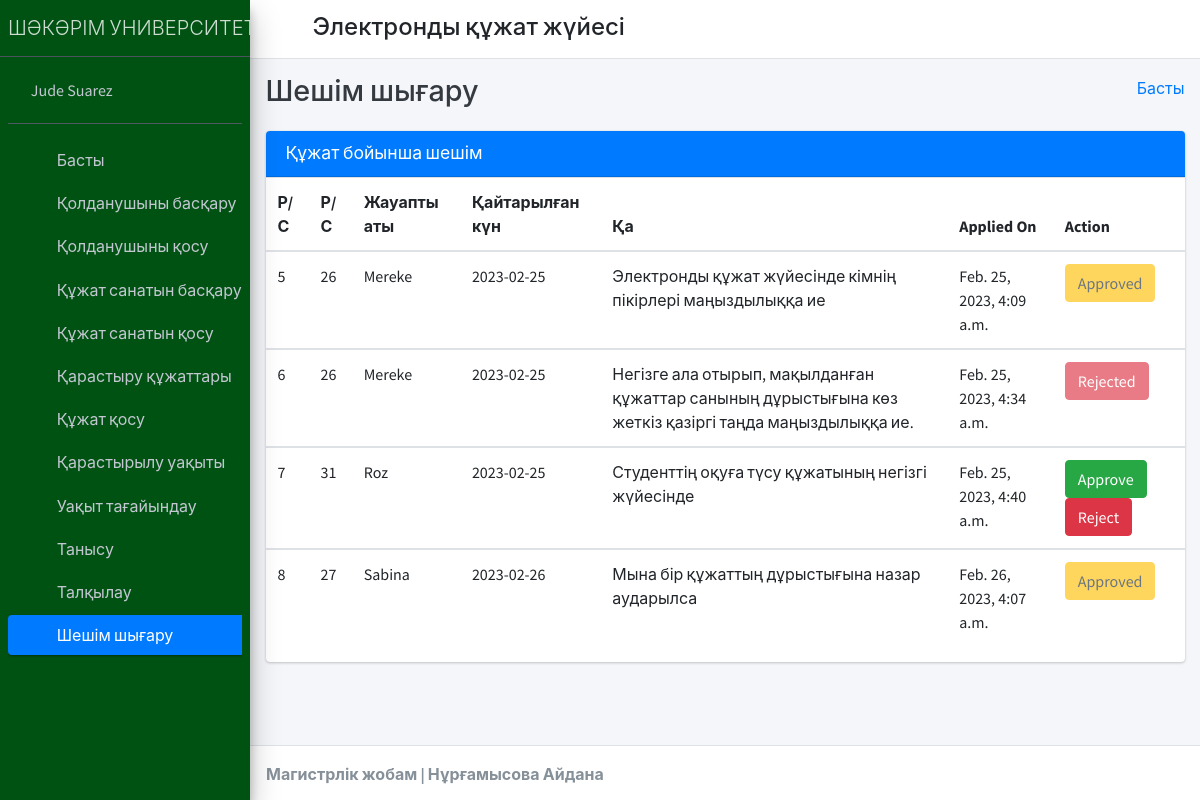
/staff_leave_view/ (signed in), run on the app's committed database.
### student_management_app/models.py (models this page shows)
class CustomUser(AbstractUser):
    user_type_data = ((1, "HOD"), (2, "Staff"), (3, "Student"))
    user_type = models.CharField(default=1, choices=user_type_data, max_length=10)

class LeaveReportStaff(models.Model):
    id = models.AutoField(primary_key=True)
    staff_id = models.ForeignKey(Staffs, on_delete=models.CASCADE)
    leave_date = models.CharField(max_length=255)
    leave_message = models.TextField()
    leave_status = models.IntegerField(default=0)
    created_at = models.DateTimeField(auto_now_add=True)
    updated_at = models.DateTimeField(auto_now=True)
    objects = models.Manager()

class Staffs(models.Model):
    id = models.AutoField(primary_key=True)
    admin = models.OneToOneField(CustomUser, on_delete = models.CASCADE)
    address = models.TextField()
    created_at = models.DateTimeField(auto_now_add=True)
    updated_at = models.DateTimeField(auto_now=True)
    objects = models.Manager()

### student_management_app/HodViews.py (the view)
# urls.py: path('staff_leave_view/', HodViews.staff_leave_view, name="staff_leave_view"),
def staff_leave_view(request):
    leaves = LeaveReportStaff.objects.all()
    context = {
        "leaves": leaves
    }
    return render(request, 'hod_template/staff_leave_view.html', context)

### student_management_app/LoginCheckMiddleWare.py (called while the page is built, shortened)
    def process_view(self, request, view_func, view_args, view_kwargs):
        modulename = view_func.__module__
        user = request.user
        if user.is_authenticated:
            if user.user_type == "1":
                if modulename == "student_management_app.HodViews":
                    pass
                elif modulename == "student_management_app.views" or modulename == "django.views.static":
                    pass
                else:
                    return redirect("admin_home")
            else:
                return redirect("login")
        else:
            if request.path == reverse("login") or request.path == reverse("doLogin"):
                pass
            else:
                return redirect("login")

### student_management_app/templates/hod_template/staff_leave_view.html (shortened to what this page needs)
{% extends 'hod_template/base_template.html' %}
{% block page_title %}
    Шешім шығару
{% endblock page_title %}
{% block main_content %}
{% load static %}
<section class="content">
        <div class="container-fluid">
            <div class="row">
                <div class="col-md-12">
                    <div class="card card-primary">
                        <div class="card-header">
                            <h3 class="card-title">Құжат бойынша шешім</h3>
                        </div>
                        <div class="table-responsive">
                            <table class="table">
                                <thead>
                                <tr>
                                    <th>Р/С</th>
                                    <th>Р/С</th>
                                    <th>Жауапты аты</th>
                                    <th>Қайтарылған күн</th>
                                    <th>Қа</th>
                                    <th>Applied On</th>
                                    <th>Action</th>
                                </tr>
                                </thead>
                                {% for leave in leaves %}
                                <tbody>
                                <tr>
                                    <td>{{ leave.id }}</td>
                                    <td>{{ leave.staff_id.admin.id }}</td>
                                    <td>{{ leave.staff_id.admin.first_name }} {{ feedback.staff_id.admin.last_name }}</td>
                                    <td>{{ leave.leave_date }}</td>
                                    <td>{{ leave.leave_message }}</td>
                                    <td>{{ leave.created_at }}</td>
                                    <td>
                                        {% if leave.leave_status == 0 %}
                                            <a href="{% url 'staff_leave_approve' leave_id=leave.id %}" class="btn btn-success">Approve</a>
                                            <a href="{% url 'staff_leave_reject' leave_id=leave.id %}" class="btn btn-danger">Reject</a>
                                        {% elif leave.leave_status == 1 %}
                                            <button class="btn btn-warning" disabled="disabled">Approved</button>
                                        {% else %}
                                            <button class="btn btn-danger" disabled="disabled">Rejected</button>
                                        {% endif %}
                                    </td>
                                </tr>
                                </tbody>
                                {% endfor %}
                            </table>
                        </div>
                    </div>
                </div>
            </div>
        </div>
      </section>
  {% endblock main_content %}

### student_management_app/templates/hod_template/sidebar_template.html
{% load static %}
<aside class="main-sidebar sidebar-dark-primary elevation-4" style="background-color:#005213;">
      <a href="{% url 'admin_home' %}" class="brand-link">
        <span class="brand-text font-weight-light">ШӘКӘРІМ УНИВЕРСИТЕТІ</span>
      </a>
      <div class="sidebar">
        <div class="user-panel mt-3 pb-3 mb-3 d-flex">
          <div class="image">
          </div>
          <div class="info">
            <a href="{% url 'admin_profile' %}" class="d-block">{{ user.first_name }} {{ user.last_name }}</a>
          </div>
        </div>
        <nav class="mt-2">
          <ul class="nav nav-pills nav-sidebar flex-column" data-widget="treeview" role="menu" data-accordion="false">
            <li class="nav-item">
              {% url 'admin_home' as admin_home %}
              <a href="{{ admin_home }}" class="nav-link {% if request.path == admin_home %} active {% endif %}">
                <i class="nav-icon fas fa-tachometer-alt"></i>
                <p>
                  Басты
                </p>
              </a>
            </li>
            <li class="nav-item">
              {% url 'manage_staff' as manage_staff %}
              {% url 'edit_staff' staff_id=id as edit_staff %}
              <a href="{{ manage_staff }}" class="nav-link {% if request.path == manage_staff %} active {% endif %} {% if request.path == edit_staff %} active {% endif %}">
                <i class="nav-icon fas fa-chalkboard-teacher"></i>
                <p>
                  Қолданушыны басқару
                </p>
              </a>
            </li>
            <li class="nav-item">
              {% url 'add_staff' as add_staff %}
              <a href="{{ add_staff }}" class="nav-link {% if request.path == add_staff %} active {% endif %}">
                <i class="nav-icon fas fa-th"></i>
                <p>
                  Қолданушыны қосу
                </p>
              </a>
            </li>
            <li class="nav-item">
              {% url 'manage_course' as manage_course %}
              {% url 'edit_course' course_id=id as edit_course %}
              <a href="{{ manage_course }}" class="nav-link {% if request.path == manage_course %} active {% endif %} {% if request.path == edit_course %} active {% endif %}">
                <i class="nav-icon fas fa-chalkboard"></i>
                <p>
                  Құжат санатын басқару
                </p>
              </a>
            </li>
            <li class="nav-item">
            {% url 'add_course' as add_course %}
              <a href="{{ add_course }}" class="nav-link {% if request.path == add_course %} active {% endif %}">
                <i class="nav-icon fas fa-th"></i>
                <p>
                  Құжат санатын қосу
                </p>
              </a>
            </li>
            <li class="nav-item">
              {% url 'manage_subject' as manage_subject %}
              {% url 'edit_subject' subject_id=id as edit_subject %}
              <a href="{{ manage_subject }}" class="nav-link {% if request.path == manage_subject %} active {% endif %} {% if request.path == edit_subject %} active {% endif %}">
                <i class="nav-icon fas fa-book"></i>
                <p>
                  Қарастыру құжаттары
                </p>
              </a>
            </li>
            <li class="nav-item">
              {% url 'add_subject' as add_subject %}
              <a href="{{ add_subject }}" class="nav-link {% if request.path == add_subject %} active {% endif %}">
                <i class="nav-icon fas fa-th"></i>
                <p>
                  Құжат қосу
                </p>
              </a>
            </li>
            <li class="nav-item">
              {% url 'manage_session' as manage_session %}
              {% url 'edit_session' session_id=id as edit_session %}
              <a href="{{ manage_session }}" class="nav-link {% if request.path == manage_session %} active {% endif %} {% if request.path == edit_session %} active {% endif %}">
                <i class="nav-icon fas fa-graduation-cap"></i>
                <p>
                  Қарастырылу уақыты
                </p>
              </a>
            </li>
            <li class="nav-item">
              {% url 'add_session' as add_session %}
              <a href="{{ add_session }}" class="nav-link {% if request.path == add_session %} active {% endif %}">
                <i class="nav-icon fas fa-th"></i>
                <p>
                  Уақыт тағайындау
                </p>
              </a>
            </li>
            <li class="nav-item">
              {% url 'admin_view_attendance' as admin_view_attendance %}
              <a href="{{ admin_view_attendance }}" class="nav-link {% if request.path == admin_view_attendance %} active {% endif %}">
                <i class="nav-icon fas fa-calendar-alt"></i>
                <p>
                  Танысу
                </p>
              </a>
            </li>
            <li class="nav-item">
              {% url 'staff_feedback_message' as staff_feedback_message %}
              <a href="{{ staff_feedback_message }}" class="nav-link {% if request.path == staff_feedback_message %} active {% endif %}">
                <i class="nav-icon fas fa-th"></i>
                <p>
                  Талқылау
                </p>
              </a>
            </li>
            <li class="nav-item">
              {% url 'staff_leave_view' as staff_leave_view %}
              <a href="{{ staff_leave_view }}" class="nav-link {% if request.path == staff_leave_view %} active {% endif %}">
                <i class="nav-icon fas fa-th"></i>
                <p>
                  Шешім шығару
                </p>
              </a>
            </li>
          </ul>
        </nav>
      </div>
    </aside>

### data on the page
CustomUser: first_name "Jude", last_name "Suarez"
LeaveReportStaff: id "5", staff_id.admin.id "26", staff_id.admin.first_name "Mereke", leave_date "2023-02-25", leave_message "Электронды құжат жүйесінде кімнің пікірлері маңыздылыққа ие", created_at "Feb. 25, 2023, 4:09 a.m.", leave_status "Approved"
LeaveReportStaff: id "6", staff_id.admin.id "26", staff_id.admin.first_name "Mereke", leave_date "2023-02-25", leave_message "Негізге ала отырып, мақылданған құжаттар санының дұрыстығына көз жеткіз қазіргі таңда маңыздылыққа ие.", created_at "Feb. 25, 2023, 4:34 a.m.", leave_status "Rejected"
LeaveReportStaff: id "7", staff_id.admin.id "31", staff_id.admin.first_name "Roz", leave_date "2023-02-25", leave_message "Студенттің оқуға түсу құжатының негізгі жүйесінде", created_at "Feb. 25, 2023, 4:40 a.m.", leave_status "Approve"
LeaveReportStaff: id "8", staff_id.admin.id "27", staff_id.admin.first_name "Sabina", leave_date "2023-02-26", leave_message "Мына бір құжаттың дұрыстығына назар аударылса", created_at "Feb. 26, 2023, 4:07 a.m.", leave_status "Approved"
